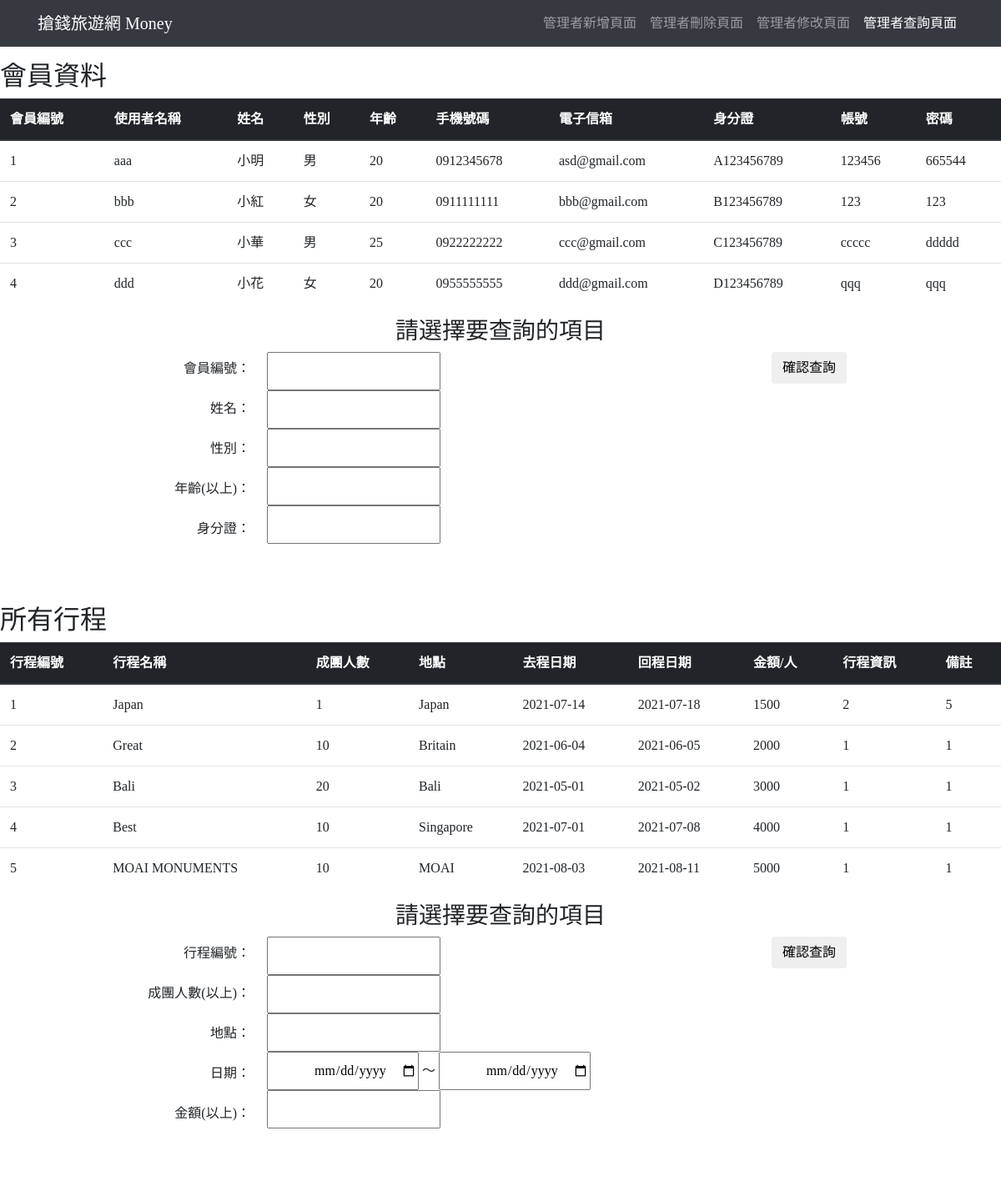
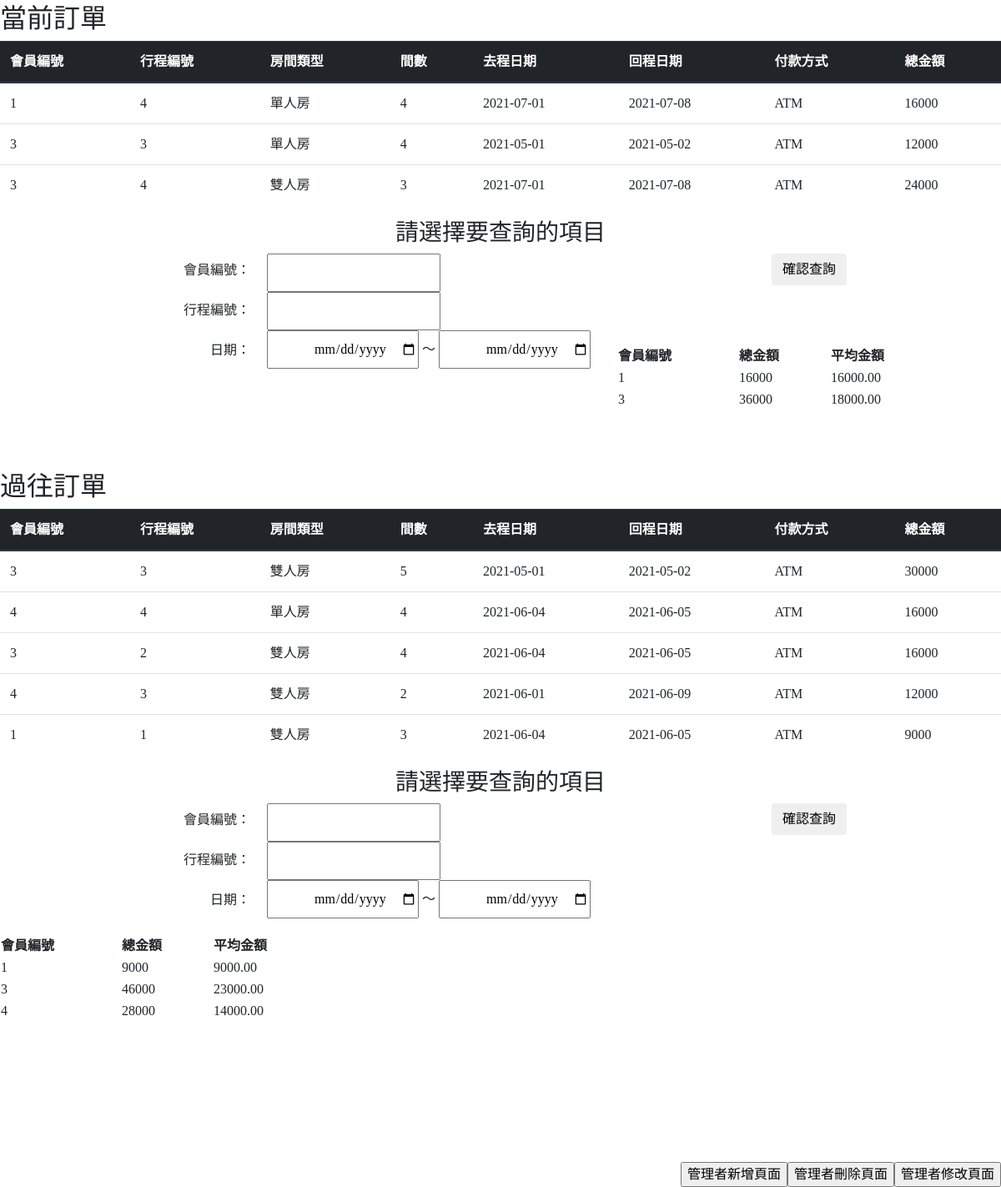
Page /controller_search.php on the committed database (2 pictures, top to bottom).
### tables this page shows
CREATE TABLE `members` (
  `mid` int(11) NOT NULL,
  `mname` varchar(50) NOT NULL,
  `name` varchar(25) NOT NULL,
  `sex` char(6) NOT NULL DEFAULT '男',
  `old` char(10) NOT NULL,
  `tel` varchar(15) NOT NULL,
  `email` varchar(50) NOT NULL,
  `pid` char(10) NOT NULL,
  `account` varchar(50) NOT NULL,
  `passwd` varchar(20) NOT NULL
);

CREATE TABLE `all_travels` (
  `tid` int(11) NOT NULL,
  `tname` char(50) NOT NULL,
  `allpnum` int(50) NOT NULL,
  `pnum` int(20) NOT NULL,
  `locat` char(50) NOT NULL,
  `godate` date NOT NULL,
  `backdate` date NOT NULL,
  `amone` int(20) NOT NULL,
  `info` varchar(100) NOT NULL,
  `notes` char(20) NOT NULL,
  `getdate` date NOT NULL
);

CREATE TABLE `now_travels` (
  `mmid` int(11) NOT NULL,
  `mid` int(11) NOT NULL,
  `tid` char(10) NOT NULL,
  `roomtype` char(6) NOT NULL,
  `num` int(10) NOT NULL,
  `godate` date NOT NULL,
  `backdate` date NOT NULL,
  `pnum` int(25) NOT NULL,
  `paytype` char(10) NOT NULL,
  `total` int(5) NOT NULL,
  `getdate` date NOT NULL
);

CREATE TABLE `old_travels` (
  `mid` int(11) NOT NULL,
  `tid` char(10) NOT NULL,
  `roomtype` char(6) NOT NULL,
  `num` int(10) NOT NULL,
  `godate` date NOT NULL,
  `backdate` date NOT NULL,
  `pnum` int(25) NOT NULL,
  `paytype` char(10) NOT NULL,
  `total` int(5) NOT NULL
);

### php/db_connection.php (called while the page is built, shortened)
<?php
    function filterTable($query){
        $host = "localhost";
        $dbName = "travels";
        $userName = "person";
        $pwd = "password";
        $dbh = mysqli_connect($host,$userName,$pwd,$dbName) or die("你遇到的錯誤:". mysqli_error($dbh));
        mysqli_query($dbh,"SET NAMES 'utf8'");
        $filter_result = mysqli_query($dbh, $query);
        return $filter_result;
    }
?>

### controller_search.php (the view, shortened to what this page needs)
<?php
    include "php/db_connection.php";
    $sql2 = "SELECT `mid`, SUM(`total`),ROUND(AVG(`total`), 2) FROM `old_travels` GROUP BY `mid`";
    $result2 = filterTable($sql2);
    $sql3 = "SELECT `mid`, SUM(`total`),ROUND(AVG(`total`), 2) FROM `now_travels` GROUP BY `mid`";
    $result3 = filterTable($sql3);
?>
<!DOCTYPE html>
<html lang="en">
<head>
    <link rel="stylesheet" href="https://stackpath.bootstrapcdn.com/bootstrap/4.1.3/css/bootstrap.min.css">
    <link rel="stylesheet" type="text/css" href="css/bootstrap.css">
</head>
<body class="body">
    <header>
        <nav class="navbar navbar-expand-lg navbar-dark bg-dark fixed-top">
          <div class="container">
          <a class="navbar-brand" href="index.html">搶錢旅遊網 Money</a>
            <div class="collapse navbar-collapse" id="navbarNav">
              <ul class="navbar-nav ml-auto">
                <li class="nav-item">
                  <a class="nav-link" href="controller_insert.php">管理者新增頁面</a>
                </li>
                <li class="nav-item">
                  <a class="nav-link" href="controller_delete.php">管理者刪除頁面</a>
                </li>
                <li class="nav-item">
                  <a class="nav-link" href="controller_edit.php">管理者修改頁面</a>
                </li>
                <li class="nav-item active">
                  <a class="nav-link" href="controller_search.php">管理者查詢頁面</a>
                </li>
              </ul>
            </div>
          </div>
        </nav>
    </header>
    <br>
    <br>
    <br>
    <h2>會員資料</h2>
    <table class="table">
      <thead class="thead-dark">
        <tr>
          <th scope="col">會員編號</th>
          <th scope="col">使用者名稱</th>
          <th scope="col">姓名</th>
          <th scope="col">性別</th>
          <th scope="col">年齡</th>
          <th scope="col">手機號碼</th>
          <th scope="col">電子信箱</th>
          <th scope="col">身分證</th>
          <th scope="col">帳號</th>
          <th scope="col">密碼</th>
        </tr>
      </thead>
      <tbody>
            <?php
                $sql = "SELECT * FROM `members`";
                $result = filterTable($sql);
                while($row = mysqli_fetch_array($result)):
                    echo "<tr>";
                    echo "<td>".$row['mid']."</td>";
                    echo "<td>".$row['mname']."</td>";
                    echo "<td>".$row['name']."</td>";
                    echo "<td>".$row['sex']."</td>";
                    echo "<td>".$row['old']."</td>";
                    echo "<td>".$row['tel']."</td>";
                    echo "<td>".$row['email']."</td>";
                    echo "<td>".$row['pid']."</td>";
                    echo "<td>".$row['account']."</td>";
                    echo "<td>".$row['passwd']."</td>";
                    echo "</tr>";
                endwhile;
            ?>
      </tbody>
    </table>
    <form method="post" action="controller_search-m.php">
      <div style="text-align:center;"><h3>請選擇要查詢的項目</h3></div>
      <div class="Data-Content">
        <div class="Data-Title">
            <div class="AlignRight">
                <label for="mid">會員編號： </label><br />
                <label for="mid">姓名： </label><br />
                <label for="mid">性別： </label><br />
                <label for="mid">年齡(以上)： </label><br />
                <label for="mid">身分證： </label><br />
            </div>
        </div>
        <div class="Data-Items">
            <input type="text" name="mid" /><br />
            <input type="text" name="name" /><br />
            <input type="text" name="sex" /><br />
            <input type="text" name="old" /><br />
            <input type="text" name="pid" /><br />
        </div>
      </div>
      <center><button type="submit" class="btn">確認查詢</button></center>
    </form>
    <br>
    <br>
    <br>
    <br>
    <br>
    <br>
    <br>
    <br>
    <br>
    <br>
    <br>
    <h2>所有行程</h2>
    <table class="table">
      <thead class="thead-dark">
        <tr>
          <th scope="col">行程編號</th>
          <th scope="col">行程名稱</th>
          <th scope="col">成團人數</th>
          <th scope="col">地點</th>
          <th scope="col">去程日期</th>
          <th scope="col">回程日期</th>
          <th scope="col">金額/人</th>
          <th scope="col">行程資訊</th>
          <th scope="col">備註</th>
        </tr>
      </thead>
      <tbody>
            <?php
                $sql = "SELECT * FROM `all_travels`";
                $result = filterTable($sql);
                while($row = mysqli_fetch_array($result)):
                    echo "<tr>";
                    echo "<td>".$row['tid']."</td>";
                    echo "<td>".$row['tname']."</td>";
                    echo "<td>".$row['allpnum']."</td>";
                    echo "<td>".$row['locat']."</td>";
                    echo "<td>".$row['godate']."</td>";
                    echo "<td>".$row['backdate']."</td>";
                    echo "<td>".$row['amone']."</td>";
                    echo "<td>".$row['info']."</td>";
                    echo "<td>".$row['notes']."</td>";
                    echo "</tr>";
                endwhile;
            ?>
      </tbody>
    </table>
    <form method="post" action="controller_search-t.php">
      <div style="text-align:center;"><h3>請選擇要查詢的項目</h3></div>
      <div class="Data-Content">
        <div class="Data-Title">
            <div class="AlignRight">
                <label for="tid">行程編號： </label><br />
                <label for="tname">成團人數(以上)： </label><br />
                <label for="tname">地點： </label><br />
                <label for="tname">日期： </label><br />
                <label for="tname">金額(以上)： </label><br />
            </div>
        </div>
        <div class="Data-Items">
            <input type="text" name="tid" /><br />
            <input type="text" name="allpnum" /><br />
            <input type="text" name="locat" /><br />
            <input type="date" name="godate" /> ～ <input type="date" name="backdate" /><br />
            <input type="text" name="amone" /><br />
        </div>
      </div>
      <center><button type="submit" class="btn">確認查詢</button></center>
    </form>
    <br>
    <br>
    <br>
    <br>
    <br>
    <br>
    <br>
    <br>
    <br>
    <br>
    <br>
    <h2>當前訂單</h2>
    <table class="table">
      <thead class="thead-dark">
        <tr>
          <th scope="col">會員編號</th>
          <th scope="col">行程編號</th>
          <th scope="col">房間類型</th>
          <th scope="col">間數</th>
          <th scope="col">去程日期</th>
          <th scope="col">回程日期</th>
          <th scope="col">付款方式</th>
          <th scope="col">總金額</th>
        </tr>
      </thead>
      <tbody>
            <?php
                $sql = "SELECT * FROM `now_travels`";
                $result = filterTable($sql);
                while($row = mysqli_fetch_array($result)):
                    echo "<tr>";
                    echo "<td>".$row['mid']."</td>";
                    echo "<td>".$row['tid']."</td>";
                    echo "<td>".$row['roomtype']."</td>";
                    echo "<td>".$row['num']."</td>";
                    echo "<td>".$row['godate']."</td>";
                    echo "<td>".$row['backdate']."</td>";
                    echo "<td>".$row['paytype']."</td>";
                    echo "<td>".$row['total']."</td>";
                    echo "</tr>";
                endwhile;
            ?>
      </tbody>
    </table>
    <form method="post" action="controller_search-mt.php">
      <div style="text-align:center;"><h3>請選擇要查詢的項目</h3></div>
      <div class="Data-Content">
        <div class="Data-Title">
            <div class="AlignRight">
                <label for="mid">會員編號： </label><br />
                <label for="mid">行程編號： </label><br />
                <label for="date">日期： </label><br />
            </div>
        </div>
        <div class="Data-Items">
            <input type="text" name="mid" /><br />
            <input type="text" name="tid" /><br />
            <input type="date" name="godate" /> ～ <input type="date" name="backdate" /><br />
        </div>
      </div>
      <center><button type="submit" class="btn">確認查詢</button></center>
    </form>
    <table width = 400>
      <tr>
        <th scope="col">會員編號</th>
        <th scope="col">總金額</th>
        <th scope="col">平均金額</th><br />
        <?php
            while($row3 = mysqli_fetch_array($result3)):
              echo "<tr>";
              echo "<td>".$row3['mid']."</td>";
              echo "<td>".$row3['SUM(`total`)']."</td>";
              echo "<td>".$row3['ROUND(AVG(`total`), 2)']."</td>";
              echo "<br>";
              echo "</tr>";
            endwhile;
        ?>
      </tr>
    </table>
    <br>
    <br>
    <br>
    <h2>過往訂單</h2>
    <table class="table">
      <thead class="thead-dark">
        <tr>
          <th scope="col">會員編號</th>
          <th scope="col">行程編號</th>
          <th scope="col">房間類型</th>
          <th scope="col">間數</th>
          <th scope="col">去程日期</th>
          <th scope="col">回程日期</th>
          <th scope="col">付款方式</th>
          <th scope="col">總金額</th>
        </tr>
      </thead>
      <tbody>
            <?php
                $sql = "SELECT * FROM `old_travels`";
                $result = filterTable($sql);
                while($row = mysqli_fetch_array($result)):
                    echo "<tr>";
                    echo "<td>".$row['mid']."</td>";
                    echo "<td>".$row['tid']."</td>";
                    echo "<td>".$row['roomtype']."</td>";
                    echo "<td>".$row['num']."</td>";
                    echo "<td>".$row['godate']."</td>";
                    echo "<td>".$row['backdate']."</td>";
                    echo "<td>".$row['paytype']."</td>";
                    echo "<td>".$row['total']."</td>";
                    echo "</tr>";
                endwhile;
            ?>
      </tbody>
    </table>
    <form method="post" action="controller_search-oldmt.php">
      <div style="text-align:center;"><h3>請選擇要查詢的項目</h3></div>
      <div class="Data-Content">
        <div class="Data-Title">
            <div class="AlignRight">
                <label for="mid">會員編號： </label><br />
                <label for="mid">行程編號： </label><br />
                <label for="date">日期： </label><br />
            </div>
        </div>
        <div class="Data-Items">
            <input type="text" name="mid" /><br />
            <input type="text" name="tid" /><br />
            <input type="date" name="godate" /> ～ <input type="date" name="backdate" /><br />
        </div>
      </div>
      <center><button type="submit" class="btn">確認查詢</button></center>
    </form>
    <table width = 400><br />
      <tr>
        <th scope="col">會員編號</th>
        <th scope="col">總金額</th>
        <th scope="col">平均金額</th><br />
        <?php
            while($row2 = mysqli_fetch_array($result2)):
              echo "<tr>";
              echo "<td>".$row2['mid']."</td>";
              echo "<td>".$row2['SUM(`total`)']."</td>";
              echo "<td>".$row2['ROUND(AVG(`total`), 2)']."</td>";
              echo "<br>";
              echo "</tr>";
            endwhile;
        ?>
      </tr>
    </table>
    <br>
    <br>
    <br>
    <br>
    <br>
    <br>
    <br>
    <input style="float:right" type="button" value="管理者修改頁面" onclick="location.href='controller_edit.php'">
    <input style="float:right" type="button" value="管理者刪除頁面" onclick="location.href='controller_delete.php'">
    <input style="float:right" type="button" value="管理者新增頁面" onclick="location.href='controller_insert.php'">
</body>
</html>

### controller_search.php (style rules this page uses)
.body { font-family:'Times New Roman', Times, serif; }
.Data-Content { width: 100%; line-height: 40px; }
.Data-Title { float: left; width: 25%; margin-right: 20px; }
.Data-Items { float: left; width: 35%; }
.AlignRight { text-align: right; }

### rows in the picture
members: mid "1", mname "aaa", name "小明", sex "男", old "20", tel "0912345678", email "asd@gmail.com", pid "A123456789", account "123456", passwd "665544"
members: mid "2", mname "bbb", name "小紅", sex "女", old "20", tel "0911111111", email "bbb@gmail.com", pid "B123456789", account "123", passwd "123"
members: mid "3", mname "ccc", name "小華", sex "男", old "25", tel "0922222222", email "ccc@gmail.com", pid "C123456789", account "ccccc", passwd "ddddd"
members: mid "4", mname "ddd", name "小花", sex "女", old "20", tel "0955555555", email "ddd@gmail.com", pid "D123456789", account "qqq", passwd "qqq"
all_travels: tid "1", tname "Japan", allpnum "1", locat "Japan", godate "2021-07-14", backdate "2021-07-18", amone "1500", info "2", notes "5"
all_travels: tid "2", tname "Great", allpnum "10", locat "Britain", godate "2021-06-04", backdate "2021-06-05", amone "2000", info "1", notes "1"
all_travels: tid "3", tname "Bali", allpnum "20", locat "Bali", godate "2021-05-01", backdate "2021-05-02", amone "3000", info "1", notes "1"
all_travels: tid "4", tname "Best", allpnum "10", locat "Singapore", godate "2021-07-01", backdate "2021-07-08", amone "4000", info "1", notes "1"
all_travels: tid "5", tname "MOAI MONUMENTS", allpnum "10", locat "MOAI", godate "2021-08-03", backdate "2021-08-11", amone "5000", info "1", notes "1"
now_travels: mid "1", tid "4", roomtype "單人房", num "4", godate "2021-07-01", backdate "2021-07-08", paytype "ATM", total "16000"
now_travels: mid "3", tid "3", roomtype "單人房", num "4", godate "2021-05-01", backdate "2021-05-02", paytype "ATM", total "12000"
now_travels: mid "3", tid "4", roomtype "雙人房", num "3", godate "2021-07-01", backdate "2021-07-08", paytype "ATM", total "24000"
old_travels: mid "3", tid "3", roomtype "雙人房", num "5", godate "2021-05-01", backdate "2021-05-02", paytype "ATM", total "30000"
old_travels: mid "4", tid "4", roomtype "單人房", num "4", godate "2021-06-04", backdate "2021-06-05", paytype "ATM", total "16000"
old_travels: mid "3", tid "2", roomtype "雙人房", num "4", godate "2021-06-04", backdate "2021-06-05", paytype "ATM", total "16000"
old_travels: mid "4", tid "3", roomtype "雙人房", num "2", godate "2021-06-01", backdate "2021-06-09", paytype "ATM", total "12000"
old_travels: mid "1", tid "1", roomtype "雙人房", num "3", godate "2021-06-04", backdate "2021-06-05", paytype "ATM", total "9000"

### other values in the picture
$row3['mid'] "1"
$row3['SUM(`total`)'] "16000"
$row3['ROUND(AVG(`total`), 2)'] "16000.00"
$row3['mid'] "3"
$row3['SUM(`total`)'] "36000"
$row3['ROUND(AVG(`total`), 2)'] "18000.00"
$row2['mid'] "1"
$row2['SUM(`total`)'] "9000"
$row2['ROUND(AVG(`total`), 2)'] "9000.00"
$row2['mid'] "3"
$row2['SUM(`total`)'] "46000"
$row2['ROUND(AVG(`total`), 2)'] "23000.00"
$row2['mid'] "4"
$row2['SUM(`total`)'] "28000"
$row2['ROUND(AVG(`total`), 2)'] "14000.00"
